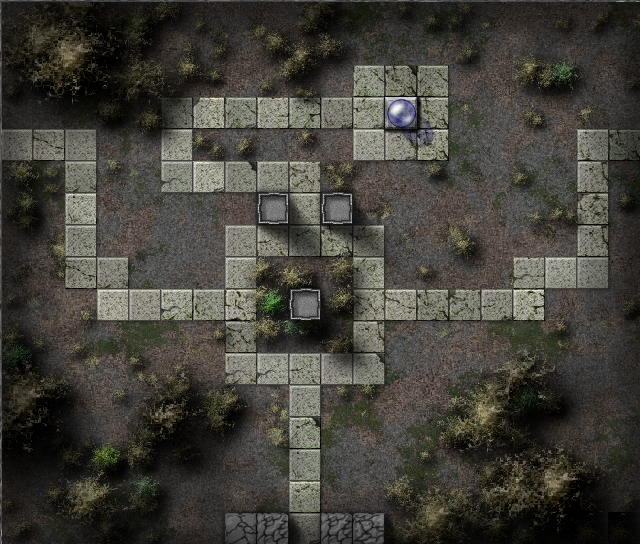

Below is a game level as drawn by its tile map, then a one-line description and the .tmx that defines it (tile-layer data replaced by summaries):
An orthogonal 20x17 tile map with 32x32 px tiles, 2 tile layers (Buildable, Background) and 72 objects (End).

<map version="1.0" orientation="orthogonal" width="20" height="17" tilewidth="32" tileheight="32">
 <tileset firstgid="1" name="TowerDefense1" tilewidth="32" tileheight="32" spacing="1" margin="1">
  <image source="ishot-36.png" width="670" height="570" />
  <tile id="165">
   <properties>
    <property name="Buildable" value="1" />
   </properties>
  </tile>
  <tile id="189">
   <properties>
    <property name="Buildable" value="1" />
   </properties>
  </tile>
  <tile id="327">
   <properties>
    <property name="Buildable" value="1" />
   </properties>
  </tile>
 </tileset>
 <layer name="Buildable" width="20" height="17">
  <data>[340 cells, 147 non-empty, 3 distinct tile ids]</data>
 </layer>
 <layer name="Background" width="20" height="17">
  <data>[340 cells, 340 non-empty, 339 distinct tile ids]</data>
 </layer>
 <objectgroup name="Routine" width="20" height="17">
  <object x="624" y="147" />
  <object x="595" y="148" />
  <object x="594" y="180" />
  <object x="594" y="208" />
  <object x="594" y="243" />
  <object x="592" y="270" />
  <object x="559" y="274" />
  <object x="526" y="272" />
  <object x="524" y="310" />
  <object x="495" y="306" />
  <object x="464" y="305" />
  <object x="432" y="305" />
  <object x="401" y="304" />
  <object x="372" y="304" />
  <object x="367" y="273" />
  <object x="367" y="244" />
  <object x="367" y="339" />
  <object x="368" y="365" />
  <object x="335" y="241" />
  <object x="303" y="240" />
  <object x="304" y="209" />
  <object x="302" y="183" />
  <object x="271" y="176" />
  <object x="238" y="178" />
  <object x="208" y="179" />
  <object x="178" y="178" />
  <object x="178" y="148" />
  <object x="180" y="116" />
  <object x="400" y="147" />
  <object x="338" y="368" />
  <object x="304" y="369" />
  <object x="276" y="368" />
  <object x="240" y="370" />
  <object x="240" y="338" />
  <object x="239" y="305" />
  <object x="239" y="274" />
  <object x="238" y="243" />
  <object x="271" y="244" />
  <object x="304" y="401" />
  <object x="305" y="434" />
  <object x="305" y="465" />
  <object x="304" y="498" />
  <object x="304" y="530" />
  <object x="209" y="305" />
  <object x="177" y="306" />
  <object x="143" y="304" />
  <object x="113" y="302" />
  <object x="113" y="271" />
  <object x="84" y="271" />
  <object x="83" y="243" />
  <object x="81" y="212" />
  <object x="78" y="176" />
  <object x="78" y="150" />
  <object x="45" y="149" />
  <object x="17" y="149" />
  <object x="210" y="113" />
  <object x="241" y="111" />
  <object x="273" y="111" />
  <object x="305" y="112" />
  <object x="366" y="112" />
  <object x="333" y="51" width="1" />
  <object x="368" y="79" />
  <object x="401" y="79" />
  <object x="432" y="81" />
  <object x="433" y="115" />
  <object x="435" y="147" />
  <object x="366" y="145" />
  <object x="337" y="112" />
 </objectgroup>
 <objectgroup name="Factory" width="20" height="17">
  <object x="654" y="147" />
  <object x="-13" y="147" />
  <object x="303" y="558" />
 </objectgroup>
 <objectgroup name="End" width="20" height="17">
  <object name="End" x="401" y="114" />
 </objectgroup>
</map>